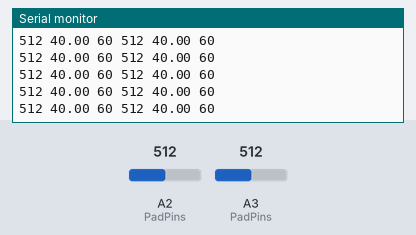
A program run on a simulated SparkFun Pro Micro, built with avr-gcc and run on an emulated ATmega32U4. Parts: the last lines printed to the serial monitor. The test bench sets the inputs (shaded band); at power-on: A2 (PadPins) = 512, A3 (PadPins) = 512.

Above: at 1.2 s.
1.3 s: A2 (PadPins) set to 716
At 2.0 s:
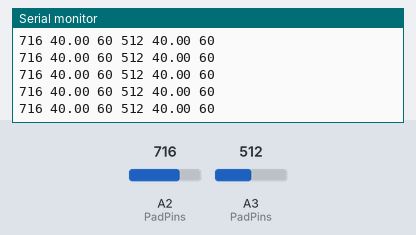
2.8 s: A3 (PadPins) set to 716
At 3.5 s:
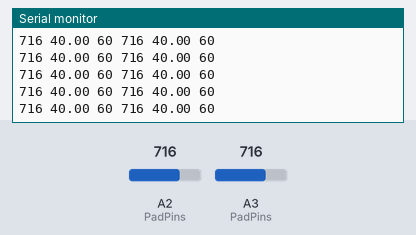
4.3 s: A2 (PadPins) set to 900
At 5.2 s:
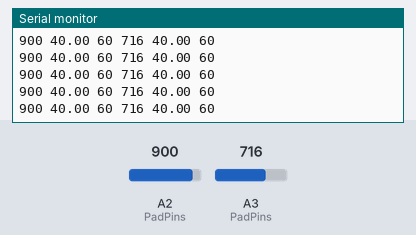
5.8 s: A3 (PadPins) set to 0
At 6.4 s:
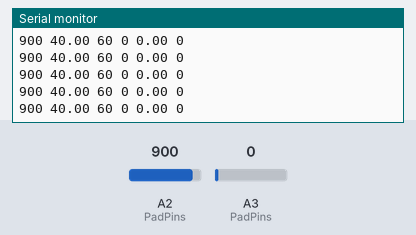
8.6 s: A2 (PadPins) set to 0
At 9.2 s:
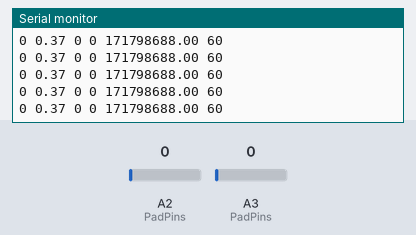
Timing chart, 0 to 11.6 s (numbered marks = the images above; inputs shaded):
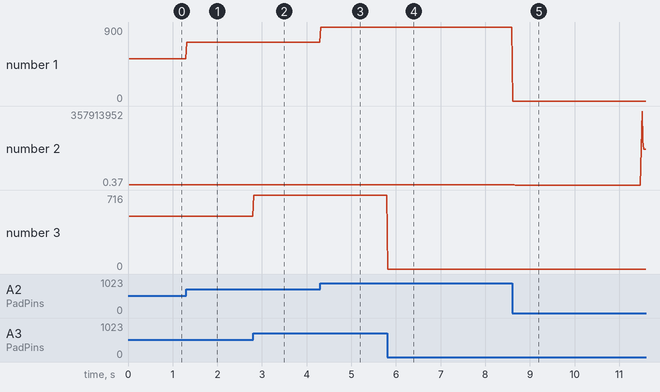

The program:

main.cpp
```cpp
#include <Arduino.h>
#include "board_config.hpp"
#include "drums.hpp"

#ifndef DRUMS_ENABLE_HID
#define DRUMS_ENABLE_HID 0
#endif
#if DRUMS_ENABLE_HID
#include <Keyboard.h>
#endif

namespace {
drums::PadSensor<> pads[board::PadCount];
drums::KeyPulse pulses[board::PadCount];
uint16_t raw[board::PadCount] = {};
uint32_t sampledAt = 0;
uint32_t reportedAt = 0;

void sendKey(drums::KeyEvent event, char key) {
#if DRUMS_ENABLE_HID
  if (event == drums::KeyEvent::Press) Keyboard.press(key);
  if (event == drums::KeyEvent::Release) Keyboard.release(key);
#else
  (void)event;
  (void)key;
#endif
}

void report(uint32_t now) {
  // A line is < 40 bytes. Skip instead of blocking on a full/disconnected USB CDC.
  if (uint32_t(now - reportedAt) < board::ReportMs) return;
  if (!Serial || Serial.availableForWrite() < 40) return;
  reportedAt = now;
  for (size_t i = 0; i < board::PadCount; ++i) {
    Serial.print(raw[i]); Serial.print(' ');
    Serial.print(pads[i].level()); Serial.print(' ');
    Serial.print(pads[i].active() ? 60 : 0);
    if (i + 1 < board::PadCount) Serial.print(' ');
  }
  Serial.println();
}
} // namespace

void setup() {
  for (size_t i = 0; i < board::PadCount; ++i) pinMode(board::PadPins[i], INPUT);
  pinMode(board::ArmPin, INPUT_PULLUP);
  Serial.begin(115200);
#if DRUMS_ENABLE_HID
  Keyboard.begin();
#endif
}

void loop() {
  const uint32_t now = millis();
  const bool sampleDue = uint32_t(now - sampledAt) >= board::SampleMs;
  if (sampleDue) sampledAt = now;
  const bool enabled = DRUMS_ENABLE_HID && digitalRead(board::ArmPin) == LOW;
  for (size_t i = 0; i < board::PadCount; ++i) {
    bool hit = false;
    if (sampleDue) {
      raw[i] = analogRead(board::PadPins[i]);
      hit = pads[i].update(raw[i], now);
    }
    sendKey(pulses[i].update(hit, now, enabled), board::Keys[i]);
  }
  report(now);
}
```

drums.hpp
```cpp
#ifndef PRINGLES_DRUMS_HPP
#define PRINGLES_DRUMS_HPP

#include <stddef.h>
#include <stdint.h>

namespace drums {

constexpr uint16_t AttackThreshold = 10;
constexpr uint16_t ReleaseThreshold = 1;
constexpr uint16_t SampleCeiling = 40;
constexpr uint32_t RetriggerMs = 30;
constexpr uint32_t KeyHoldMs = 20;
static_assert(ReleaseThreshold < AttackThreshold && AttackThreshold < SampleCeiling,
              "Require release < attack < clipping ceiling");

enum class KeyEvent { None, Press, Release };

class KeyPulse {
 public:
  KeyEvent update(bool hit, uint32_t now, bool enabled) {
    if (held_ && (!enabled || uint32_t(now - pressedAt_) >= KeyHoldMs)) {
      held_ = false;
      return KeyEvent::Release;
    }
    if (!held_ && enabled && hit) {
      held_ = true;
      pressedAt_ = now;
      return KeyEvent::Press;
    }
    return KeyEvent::None;
  }
 private:
  bool held_ = false;
  uint32_t pressedAt_ = 0;
};


// Fixed storage: no heap allocation and no dependence on Arduino or USB.
template <size_t Window>
class MovingAverage {
  static_assert(Window > 0 && Window <= 64, "Window must be 1..64 samples");
 public:
  float push(uint16_t sample) {
    sum_ -= samples_[next_];
    sum_ += sample;
    samples_[next_] = sample;
    next_ = (next_ + 1) % Window;
    if (count_ < Window) ++count_;
    return value();
  }
  float value() const { return count_ ? float(sum_) / count_ : 0.0f; }
 private:
  uint16_t samples_[Window] = {};
  size_t next_ = 0;
  size_t count_ = 0;
  uint32_t sum_ = 0;
};

template <size_t Window = 25>
class PadSensor {
 public:
  // Samples are 10-bit ADC counts. Time is a monotonically wrapping millis().
  bool update(uint16_t sample, uint32_t now) {
    level_ = filter_.push(sample > SampleCeiling ? SampleCeiling : sample);
    if (level_ < ReleaseThreshold) active_ = false;
    if (active_ || level_ <= AttackThreshold) return false;
    if (hasHit_ && uint32_t(now - lastHit_) < RetriggerMs) return false;
    active_ = true;
    hasHit_ = true;
    lastHit_ = now;
    return true;
  }
  float level() const { return level_; }
  bool active() const { return active_; }
 private:
  MovingAverage<Window> filter_;
  float level_ = 0;
  bool active_ = false;
  bool hasHit_ = false;
  uint32_t lastHit_ = 0;
};

} // namespace drums
#endif
```

board_config.hpp
```cpp
#ifndef PRINGLES_BOARD_CONFIG_HPP
#define PRINGLES_BOARD_CONFIG_HPP

namespace board {
constexpr uint8_t PadPins[] = {A2, A3};
constexpr char Keys[] = {'w', 'd'};
constexpr uint8_t ArmPin = 4;
constexpr uint32_t SampleMs = 1;
constexpr uint32_t ReportMs = 20;
constexpr size_t PadCount = sizeof(PadPins) / sizeof(PadPins[0]);
static_assert(PadCount == sizeof(Keys) / sizeof(Keys[0]), "One key per pad");
} // namespace board
#endif
```

Measured:
- after the input at 1.3 s, the serial monitor: prints a new line at once (image 1)
- after the input at 2.8 s, the serial monitor: prints a new line at once (image 2)
- after the input at 4.3 s, the serial monitor: prints a new line at once (image 3)
- after the input at 5.8 s, the serial monitor: prints a new line at once (image 4)
- after the input at 8.6 s, the serial monitor: prints a new line at once (image 5)
- plotted number 1: 512 → 716 after the input at 1.3 s, 716 → 900 after the input at 4.3 s
- plotted number 2: 40 → 25.37 after the input at 5.8 s
- plotted number 3: 716 → 0 after the input at 5.8 s
